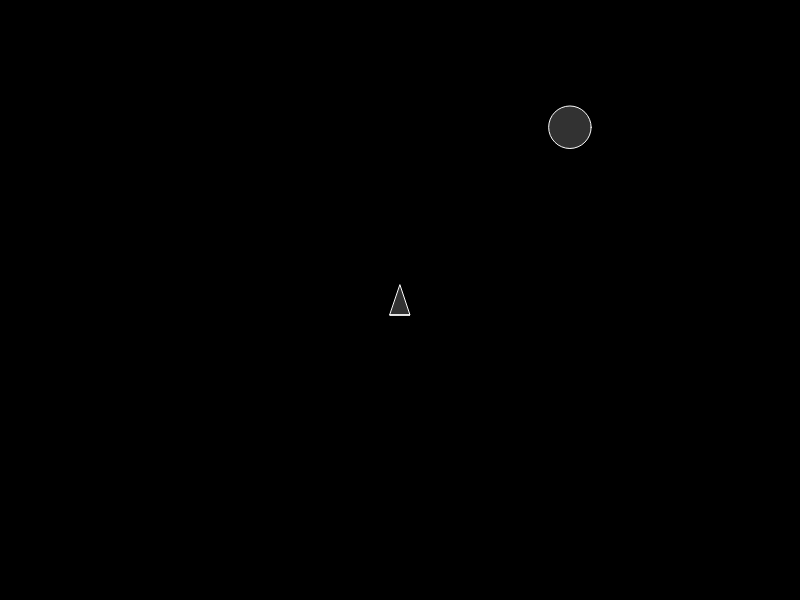
Frame 1 (no input)
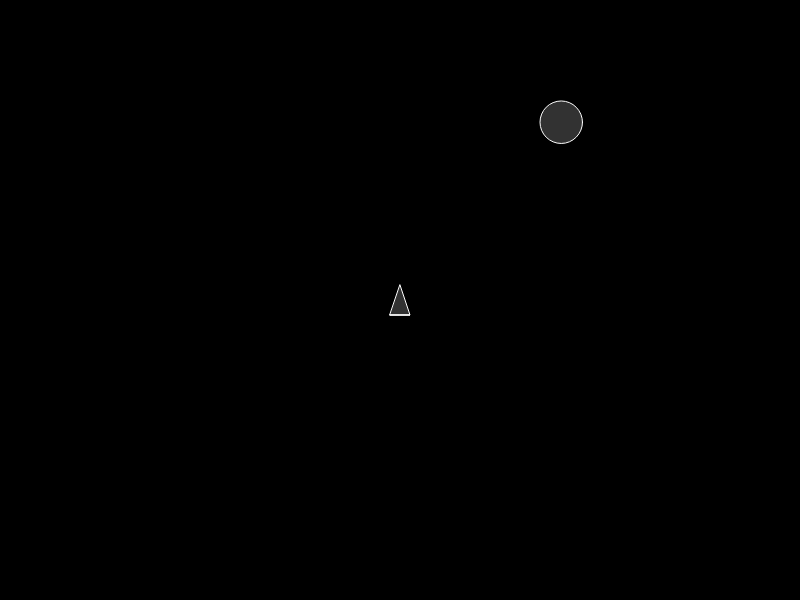
Frame 60 (no input)
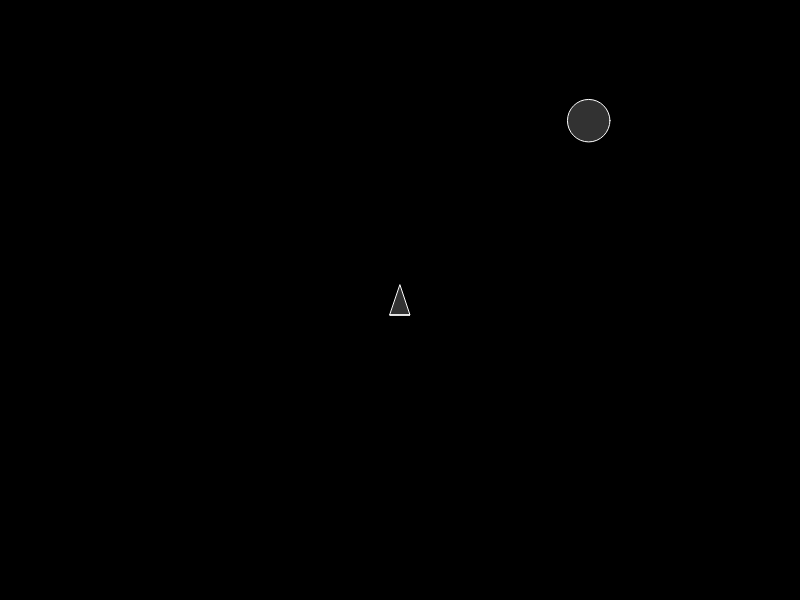
Frame 120 (the mouse pressed at the canvas centre since frame 60)

The p5.js sketch that drew these frames (run headless with seeded random() and noise() and a simulated clock; from frame 60 on, the mouse is pressed at the canvas centre):

// p5.js sketch
// ── sketch.js
let bubbles = [];
let bubble;
let ship;

function setup() {
  createCanvas(800, 600);
  bubbles.push(new Bubble(random(800), random(600), random(20, 50), 255));
  ship = new Ship(400, 300);
}

function draw() {
  background(0);
  for (let i = 0; i < bubbles.length; i++){
    for (let j = 0; j < bubbles.length; j++){
      if (i !== j) {
        if (bubbles[i].intersects(bubbles[j])) {
          bubbles[i].color = 255;
//  Push-Force
          let vi = p5.Vector.sub(bubbles[i].pos, bubbles[j].pos);
          bubbles[i].x += vi.x * 20 / bubbles[i].r;
          bubbles[i].y += vi.y * 20 / bubbles[i].r;
          let vj = p5.Vector.sub(bubbles[j].pos, bubbles[i].pos);
          bubbles[j].x += vj.x * 20 / bubbles[j].r;
          bubbles[j].y += vj.y * 20 / bubbles[j].r;
        }
      } else {
        continue;
      }
    }
    bubbles[i].move();
    bubbles[i].show();
    bubbles[i].color = color(255, 50);
    bubbles[i].rollover(i);
  }

  // STARSHIP
  if (keyIsDown(LEFT_ARROW)) {
    ship.rotate('l');
  }
  if (keyIsDown(RIGHT_ARROW)) {
    ship.rotate('r');
  }
  if (keyIsDown(UP_ARROW)) {
    let force = p5.Vector.mult(ship.dir, 0.05);
    ship.applyForce(force);
  }
  if (keyIsDown(DOWN_ARROW)) {
    let force = p5.Vector.mult(ship.dir, -0.05);
    ship.applyForce(force);
  }
  ship.show();
  ship.update();
  ship.edges();
}

function mousePressed() {
  bubble = new Bubble(mouseX, mouseY, random(20, 50), 255);
  bubbles.push(bubble);
}

function keyTyped() {
  if (key === 'b') {
    bubble = new Bubble(random(800), random(600), random(20, 50), 255);
    bubbles.push(bubble);
  }
   return false;
}

// ── bubble.js
class Bubble {
  constructor (x, y, r, b) {
    this.x = x;
    this.y = y;
    this.pos = createVector(this.x, this.y);
    this.r = r;
    this.color = color(b, 50);
  }

  move () {
    this.x += random(-5, 5);
    this.y += random(-5, 5);
  }

  delete (i) {
    if (dist(mouseX, mouseY, this.x, this.y) < this.r) {
      bubbles.splice(i, 1);
    }
  }

  rollover (i) {
    if (dist(ship.pos.x, ship.pos.y, this.x, this.y) < this.r) {
      bubbles.splice(i, 1);
    }
  }

  intersects(bubb) {
    let d = dist(this.x, this.y, bubb.x, bubb.y)
    if (d < this.r / 2 + bubb.r / 2) {
      return true;
    } else {
      return false;
    }
  }

  show () {
    stroke(255);
    strokeWeight(1);
    fill(this.color);
    ellipse(this.x, this.y, this.r);
  }
}

// ── ship.js
class Ship {
  constructor(x, y) {
    this.pos = createVector(x, y);
    this.vel = createVector(0, 0);
    this.acc = createVector(0, 0);
    this.dir = createVector(0, -1).normalize();
    this.mass = 1;
    this.fuelColor = color(0, 0, 0);
  }

  update() {
    this.vel.add(this.acc);
    this.pos.add(this.vel);
    this.acc.set(0, 0);
    this.vel.limit(3);
  }

  applyForce(force) {
    let newAcc = p5.Vector.div(force, this.mass);
    this.acc.add(newAcc);
  }

  edges() {
    if (this.pos.y >= height) {
      this.pos.y = 0;
    } else if (this.pos.y <= 0) {
      this.pos.y = height;
    } else if (this.pos.x <= 0) {
      this.pos.x = width;
    } else if (this.pos.x >= width) {
      this.pos.x = 0;
    }
  }

  rotate(direction) {
    let angle = PI / 60;
    if (direction == 'r') {
      this.dir.x = this.dir.x * cos(angle) - this.dir.y * sin(angle);
      this.dir.y = this.dir.x * sin(angle) + this.dir.y * cos(angle);
      this.dir.normalize();
    } else if (direction == 'l') {
      this.dir.x = this.dir.x * cos(angle * -1) - this.dir.y * sin(angle * -1);
      this.dir.y = this.dir.x * sin(angle * -1) + this.dir.y * cos(angle * -1);
      this.dir.normalize();
    }
  }

  show() {
    let left = createVector(this.dir.y * -1, this.dir.x);
    let right = createVector(this.dir.y, this.dir.x * -1);
    let nose = p5.Vector.add(this.pos, p5.Vector.mult(this.dir, 15));
    let bottom = p5.Vector.sub(this.pos, p5.Vector.mult(this.dir, 15));
    let fuel = p5.Vector.sub(bottom, p5.Vector.mult(this.dir, this.acc.mag() * 100));
    let leftWing = p5.Vector.add(bottom, p5.Vector.mult(left, 10));
    let rightWing = p5.Vector.add(bottom, p5.Vector.mult(right, 10));
    triangle(nose.x, nose.y, leftWing.x, leftWing.y, rightWing.x, rightWing.y);
    fill(color(255, 0, 0));
    triangle(fuel.x, fuel.y, leftWing.x, leftWing.y, rightWing.x, rightWing.y);
    noFill();
  }
}
